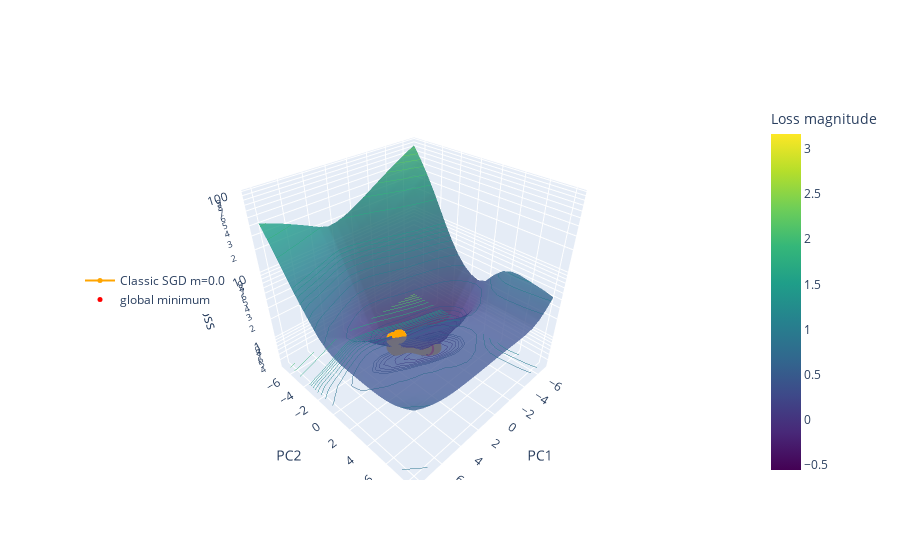

The cell this chart's notebook holds for it:
### Code cell
surface = go.Surface(
    x=xx_0,
    y=yy_0,
    z=grid_losses_0,
    opacity=0.8,
    name="grid point",
    coloraxis="coloraxis",
    colorscale="Viridis",
)

trajectory_names = [
    "Classic SGD m=0.0",
    "Classic SGD m=0.5",
    "Classic SGD m=0.9",
]
trajectory_colors = ['orange', 'green', 'blue', 'yellow', 'purple', 'cyan', 'magenta']  # Define more colors if you have more trajectories
trajectories = []
for i, (rw, tl) in enumerate(zip([new_reduced_weights[0]], trajectories_loss_reevaluted_0)):
    traj = go.Scatter3d(
        x=rw[:, 0],
        y=rw[:, 1],
        z=tl,
        mode="markers+lines",
        line=dict(color=trajectory_colors[i % len(trajectory_colors)]),
        marker=dict(color=trajectory_colors[i % len(trajectory_colors)], size=5),
        name=trajectory_names[i],
    )
    trajectories.append(traj)

layout = go.Layout(
    scene=dict(xaxis_title="PC1", yaxis_title="PC2", zaxis_title=" Loss", zaxis=dict(type='log')),
    coloraxis=dict(colorbar=dict(title="Loss magnitude"), 
                   colorscale="Viridis",
                   cmin=np.log10(grid_losses.min()),  
                    cmax=np.log10(grid_losses.max()),
    ),
)   

fig = go.Figure(data=[surface]+ trajectories, layout=layout)

fig.data[0].update(contours_z=dict(show=True, usecolormap=True,
                              highlightcolor="limegreen", project_z=True))

_min_x_0, _min_y_0 = np.unravel_index(np.argmin(grid_losses_0), grid_losses_0.shape)
min_point_0 = go.Scatter3d(
    x=[xx_0[_min_x_0, _min_y_0]],
    y=[yy_0[_min_x_0, _min_y_0]],
    z=[grid_losses_0[_min_x_0, _min_y_0]],
    mode='markers',
    marker=dict(
        size=5,
        color='red',
    ),
    name="global minimum"
)

fig.add_trace(min_point_0)

fig.update_layout(legend=dict(orientation="v", x=0, y=0.5))

fig.show()

### Figure 1 — Plotly figure (JSON) as saved in the notebook; plotly's stock layout.template omitted (floating-point values rounded to 4 significant figures; data arrays with more than 128 entries replaced by an {"elided": "..."} marker saying what was removed)
{"data": [{"coloraxis": "coloraxis", "colorscale": [[0, "#440154"], [0.1111, "#482878"], [0.2222, "#3e4989"], [0.3333, "#31688e"], [0.4444, "#26828e"], [0.5556, "#1f9e89"], [0.6667, "#35b779"], [0.7778, "#6ece58"], [0.8889, "#b5de2b"], [1, "#fde725"]], "contours": {"z": {"highlightcolor": "limegreen", "project": {"z": true}, "show": true, "usecolormap": true}}, "name": "grid point", "opacity": 0.8, "type": "surface", "x": {"elided": "20x20 float values"}, "y": {"elided": "20x20 float values"}, "z": {"elided": "20x20 float values"}}, {"line": {"color": "orange"}, "marker": {"color": "orange", "size": 5}, "mode": "markers+lines", "name": "Classic SGD m=0.0", "type": "scatter3d", "x": [3.196, 3.196, 2.583, 2.053, 2.053, 1.626, 1.227, 1.227, 0.8769, 0.5497, 0.5497, 0.2541, -0.008609, -0.009295, -0.2493, -0.473, -0.473, -0.6734, -0.8498, -0.8497, -1.012, -1.155, -1.155, -1.288, -1.416, -1.416, -1.533, -1.631, -1.631, -1.74, -1.825], "y": [1.632, 1.632, 0.2696, -0.3326, -0.3335, -0.5692, -0.6851, -0.6855, -0.7056, -0.6678, -0.6673, -0.5988, -0.5056, -0.5064, -0.4049, -0.2825, -0.2818, -0.1694, -0.06182, -0.0614, 0.05374, 0.154, 0.154, 0.2469, 0.3338, 0.3343, 0.4323, 0.5138, 0.5135, 0.5853, 0.6643], "z": [2.251, 2.251, 1.304, 0.742, 0.7415, 0.5917, 0.5352, 0.5351, 0.5118, 0.495, 0.495, 0.4787, 0.4601, 0.4602, 0.4408, 0.4192, 0.4191, 0.4008, 0.3857, 0.3856, 0.3729, 0.3647, 0.3646, 0.3594, 0.3568, 0.3568, 0.3567, 0.3589, 0.3589, 0.3623, 0.368]}, {"marker": {"color": "red", "size": 5}, "mode": "markers", "name": "global minimum", "type": "scatter3d", "x": [-1.296], "y": [0.2892], "z": [0.3587]}], "layout": {"coloraxis": {"cmax": 3.166, "cmin": -0.5566, "colorbar": {"title": {"text": "Loss magnitude"}}, "colorscale": [[0, "#440154"], [0.1111, "#482878"], [0.2222, "#3e4989"], [0.3333, "#31688e"], [0.4444, "#26828e"], [0.5556, "#1f9e89"], [0.6667, "#35b779"], [0.7778, "#6ece58"], [0.8889, "#b5de2b"], [1, "#fde725"]]}, "legend": {"orientation": "v", "x": 0, "y": 0.5}, "scene": {"xaxis": {"title": {"text": "PC1"}}, "yaxis": {"title": {"text": "PC2"}}, "zaxis": {"title": {"text": " Loss"}, "type": "log"}}}}
